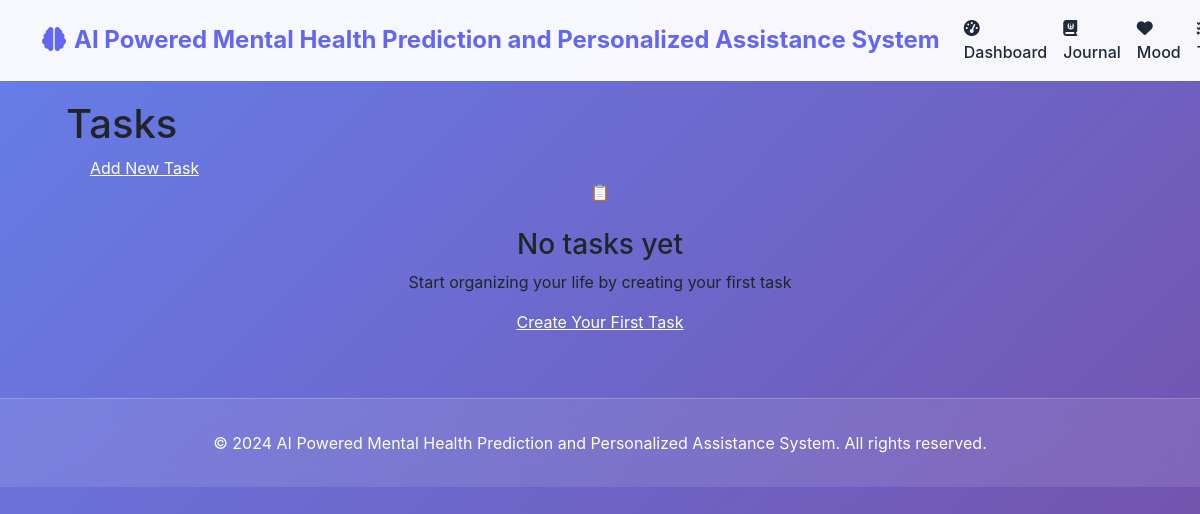
/tasks/ (signed in), run on an earlier commit of the app's database.
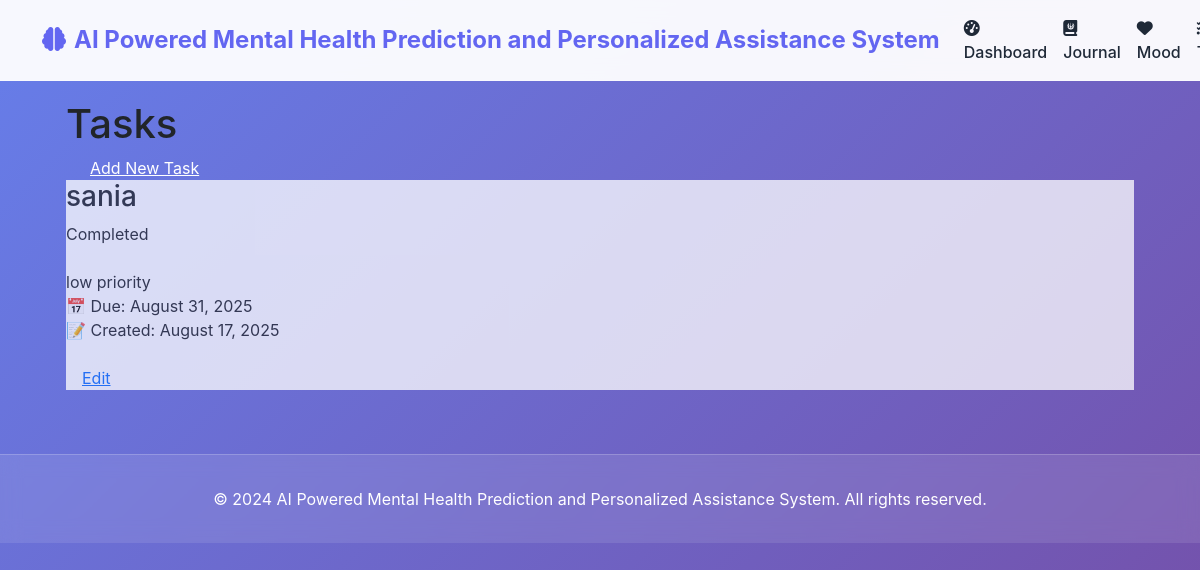
And on a later commit of the database.
### models.py (models this page shows)
class Task(db.Model):
    __tablename__ = 'tasks'
    id = db.Column(db.Integer, primary_key=True)
    user_id = db.Column(db.Integer, db.ForeignKey('users.id'), nullable=False)
    title = db.Column(db.String(200), nullable=False)
    description = db.Column(db.Text)
    priority = db.Column(db.String(20), default='medium')  # low, medium, high
    status = db.Column(db.String(20), default='pending')  # pending, in_progress, completed
    due_date = db.Column(db.DateTime)
    created_at = db.Column(db.DateTime, default=lambda: datetime.now(timezone.utc))
    completed_at = db.Column(db.DateTime)

### routes.py (the view)
@tasks_bp.route('/')
@login_required
def index():
    tasks = Task.query.filter_by(user_id=current_user.id).order_by(Task.due_date.asc()).all()
    return render_template('tasks/index.html', tasks=tasks)

### app.py (called while the page is built)
@login_manager.user_loader
def load_user(user_id):
    return User.query.get(int(user_id))

### templates/tasks/index.html (shortened to what this page needs)
{% extends "base.html" %}
{% block content %}
<div class="container mx-auto px-4 py-8">
    <div class="flex justify-between items-center mb-6">
        <h1 class="text-3xl font-bold text-gray-800">Tasks</h1>
        <a href="{{ url_for('tasks.new_task') }}" class="bg-blue-600 hover:bg-blue-700 text-white font-bold py-2 px-4 rounded">
            Add New Task
        </a>
    </div>
    {% if tasks %}
    <div class="grid gap-6 md:grid-cols-2 lg:grid-cols-3">
        {% for task in tasks %}
        <div class="bg-white rounded-lg shadow-md p-6 {% if task.status == 'completed' %}opacity-75{% endif %}">
            <div class="flex items-start justify-between mb-4">
                <div class="flex-1">
                    <h3 class="text-lg font-semibold text-gray-800 mb-2 {% if task.status == 'completed' %}line-through{% endif %}">
                        {{ task.title }}
                    </h3>
                </div>
                <div class="ml-4">
                    {% if task.status == 'completed' %}
                    <span class="bg-green-100 text-green-800 text-xs font-medium px-2.5 py-0.5 rounded">Completed</span>
                    {% elif task.status == 'in_progress' %}
                    <span class="bg-yellow-100 text-yellow-800 text-xs font-medium px-2.5 py-0.5 rounded">In Progress</span>
                    {% else %}
                    <span class="bg-gray-100 text-gray-800 text-xs font-medium px-2.5 py-0.5 rounded">Pending</span>
                    {% endif %}
                </div>
            </div>
            <div class="space-y-2 text-sm text-gray-500 mb-4">
                <div class="flex items-center space-x-2">
                    <span class="capitalize">{{ task.priority }} priority</span>
                </div>
                {% if task.due_date %}
                <div class="flex items-center space-x-2">
                    <span>📅</span>
                    <span>Due: {{ task.due_date.strftime('%B %d, %Y') }}</span>
                </div>
                {% endif %}
                <div class="flex items-center space-x-2">
                    <span>📝</span>
                    <span>Created: {{ task.created_at.strftime('%B %d, %Y') }}</span>
                </div>
            </div>
            <div class="flex space-x-2">
                <a href="#" class="bg-gray-300 hover:bg-gray-400 text-gray-800 text-sm font-medium px-3 py-1.5 rounded transition duration-200">
                    Edit
                </a>
            </div>
        </div>
        {% endfor %}
    </div>
    {% else %}
    <div class="text-center py-12">
        <div class="text-6xl mb-4">📋</div>
        <h3 class="text-xl font-semibold text-gray-600 mb-2">No tasks yet</h3>
        <p class="text-gray-500 mb-6">Start organizing your life by creating your first task</p>
        <a href="{{ url_for('tasks.new_task') }}" class="bg-blue-600 hover:bg-blue-700 text-white font-bold py-3 px-6 rounded-lg">
            Create Your First Task
        </a>
    </div>
    {% endif %}
</div>
{% endblock %}

What changed in the data, as far as the page shows it:
added Task: title "sania", status "Completed", priority "low", due_date "August 31, 2025", created_at "August 17, 2025"
Also different on the page:
text no longer shown: "📋 No tasks yet Start organizing your life by creating your first task Create Your First Task"
